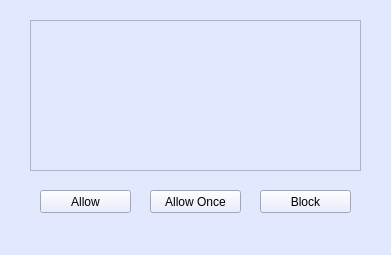
<?xml version="1.0" encoding="UTF-8"?>
<ui version="4.0">
 <class>iAmVM</class>
 <widget class="QMainWindow" name="iAmVM">
  <property name="geometry">
   <rect>
    <x>0</x>
    <y>0</y>
    <width>391</width>
    <height>255</height>
   </rect>
  </property>
  <property name="windowTitle">
   <string>iAmVM</string>
  </property>
  <property name="windowIcon">
   <iconset>
    <normaloff>icons/Virtualbox_logo.png</normaloff>icons/Virtualbox_logo.png</iconset>
  </property>
  <property name="styleSheet">
   <string notr="true">background-color: rgb(226, 233, 255);</string>
  </property>
  <widget class="QWidget" name="centralwidget">
   <widget class="QPushButton" name="block">
    <property name="geometry">
     <rect>
      <x>260</x>
      <y>190</y>
      <width>91</width>
      <height>23</height>
     </rect>
    </property>
    <property name="text">
     <string>Block</string>
    </property>
    <property name="icon">
     <iconset>
      <normaloff>icons/Remove.png</normaloff>icons/Remove.png</iconset>
    </property>
   </widget>
   <widget class="QPushButton" name="allow_once">
    <property name="geometry">
     <rect>
      <x>150</x>
      <y>190</y>
      <width>91</width>
      <height>23</height>
     </rect>
    </property>
    <property name="text">
     <string>Allow Once</string>
    </property>
    <property name="icon">
     <iconset>
      <normaloff>icons/accept.png</normaloff>icons/accept.png</iconset>
    </property>
   </widget>
   <widget class="QPushButton" name="allow">
    <property name="geometry">
     <rect>
      <x>40</x>
      <y>190</y>
      <width>91</width>
      <height>23</height>
     </rect>
    </property>
    <property name="text">
     <string>Allow</string>
    </property>
    <property name="icon">
     <iconset>
      <normaloff>icons/accept.png</normaloff>icons/accept.png</iconset>
    </property>
   </widget>
   <widget class="QTextEdit" name="textBox">
    <property name="geometry">
     <rect>
      <x>30</x>
      <y>20</y>
      <width>331</width>
      <height>151</height>
     </rect>
    </property>
   </widget>
  </widget>
  <widget class="QStatusBar" name="statusbar"/>
 </widget>
 <resources/>
 <connections/>
</ui>
